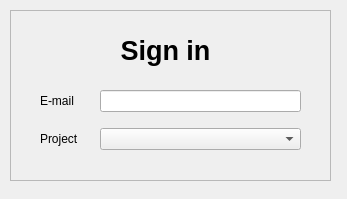
<?xml version="1.0" encoding="UTF-8"?>
<ui version="4.0">
 <class>Form</class>
 <widget class="QWidget" name="Form">
  <property name="geometry">
   <rect>
    <x>0</x>
    <y>0</y>
    <width>347</width>
    <height>199</height>
   </rect>
  </property>
  <property name="windowTitle">
   <string>Form</string>
  </property>
  <widget class="QFrame" name="frame">
   <property name="geometry">
    <rect>
     <x>10</x>
     <y>10</y>
     <width>321</width>
     <height>171</height>
    </rect>
   </property>
   <property name="frameShape">
    <enum>QFrame::StyledPanel</enum>
   </property>
   <property name="frameShadow">
    <enum>QFrame::Raised</enum>
   </property>
   <widget class="QWidget" name="gridLayoutWidget">
    <property name="geometry">
     <rect>
      <x>30</x>
      <y>70</y>
      <width>261</width>
      <height>80</height>
     </rect>
    </property>
    <layout class="QGridLayout" name="gridLayout">
     <item row="0" column="0">
      <widget class="QLabel" name="label">
       <property name="text">
        <string>E-mail      </string>
       </property>
      </widget>
     </item>
     <item row="0" column="1">
      <widget class="QLineEdit" name="lineEdit_email"/>
     </item>
     <item row="1" column="0">
      <widget class="QLabel" name="label_2">
       <property name="text">
        <string>Project</string>
       </property>
      </widget>
     </item>
     <item row="1" column="1">
      <widget class="QComboBox" name="comboBox_project_name"/>
     </item>
    </layout>
   </widget>
   <widget class="QLabel" name="label_3">
    <property name="geometry">
     <rect>
      <x>110</x>
      <y>20</y>
      <width>91</width>
      <height>41</height>
     </rect>
    </property>
    <property name="text">
     <string>&lt;html&gt;&lt;head/&gt;&lt;body&gt;&lt;p align=&quot;center&quot;&gt;&lt;span style=&quot; font-size:20pt; font-weight:700;&quot;&gt;Sign in&lt;/span&gt;&lt;/p&gt;&lt;/body&gt;&lt;/html&gt;</string>
    </property>
    <property name="textFormat">
     <enum>Qt::AutoText</enum>
    </property>
   </widget>
  </widget>
 </widget>
 <resources/>
 <connections/>
</ui>
